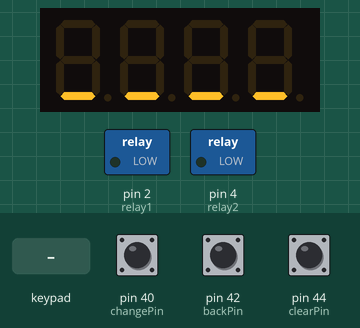
Simulated run of this sketch. Board: Arduino Mega 2560, built with avr-gcc and run on an emulated ATmega2560. On the bench: 4-digit seven-segment display, switched loads named in the sketch (green lamp = pin HIGH). Wiring (inferred from the names in the program): 4×3 keypad with keys 1 2 3 4 5 6 7 8 9 L 0 U: rows pin 22, pin 24, pin 26, pin 28; columns pin 32, pin 34, pin 36. Inputs (shaded band) come from the test bench; at power-on: pin 42 (backPin) HIGH, pin 44 (clearPin) HIGH, pin 40 (changePin) HIGH. Pins used as bus, display or sensor lines are not drawn; what the sketch prints to the serial monitor is not drawn.

Above: at 1.2 s.
1.3 s: keypad keys 1 2 3 4 pressed 0.4 s apart
At 3.2 s:
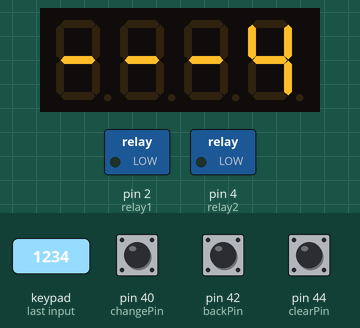
4.4 s: key 'L' pressed
At 4.8 s:
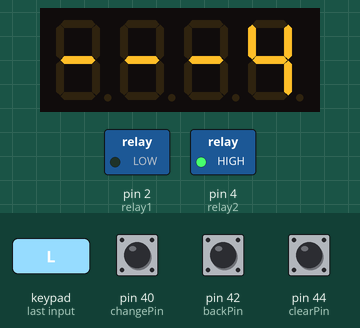
5.9 s: pin 42 (backPin) pulled LOW for 0.15 s
9.0 s: pin 44 (clearPin) pulled LOW for 0.15 s
At 10.6 s:
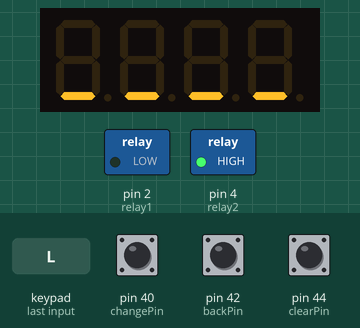
10.9 s: key '5' pressed
At 12.0 s:
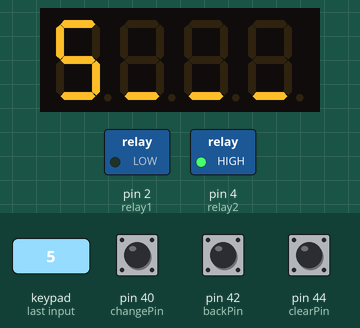
12.4 s: keypad keys 2 2 2 4 2 6 2 8 pressed 0.4 s apart
At 12.65 s:
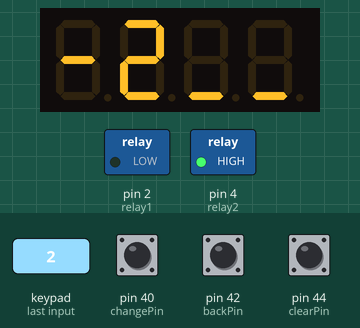
Timing chart, 0 to 15.4 s (numbered marks = the images above; inputs shaded):
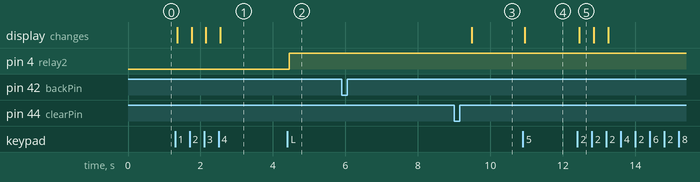

The sketch:

CSE453.ino
```cpp
#include <Arduino_FreeRTOS.h>
#include <Arduino.h>
#include <Adafruit_GFX.h>
#include <Adafruit_LEDBackpack.h>
#include <EEPROM.h>
#include <queue.h>
#include <string.h>

// Pin Declarations
const int powerPin = 8;
const int rowPins[4] = {22,24,26,28};
const int colPins[3] = {32,34,36};
const int changePin=40, backPin=42, clearPin=44;
const int relay1=2, relay2=4;

// Keypad Declarations
const char keys[4][3] = {
  {'1', '2', '3'},
  {'4', '5', '6'},
  {'7', '8', '9'},
  {'L', '0', 'U'}
};
bool currentState[4][4] = {{false}};			      // is button pressed right now?
bool lastState[4][4] = {{false}}; 				      // was button pressed before?
unsigned long lastDebounceTime[4][4] = {{0}};	  // when did button state last change?
const int debounceDelay = 25;         			    // ms
bool firstRead = true;

// Other Key Declarations
struct Btn {
    int pin;
    char key;
    bool lastStable, lastRead;
    uint32_t lastChange, lastFire;
};
Btn btns[] = {
  {clearPin, 'C', HIGH, HIGH, 0, 0},
  {backPin, 'B', HIGH, HIGH, 0, 0},
  {changePin, 'A', HIGH, HIGH, 0, 0},
};

// Object Declarations
Adafruit_7segment matrix;
QueueHandle_t queue;

// Variable Declarations
char password[] = "1234";
char current[] = "____";
int index = 0;
unsigned long lastKeyPressTime = 0;
bool lockState = true;

void initKeypad() {
  // set up row pins
  for (int i = 0; i < 4; i++){
      pinMode(rowPins[i], OUTPUT);        // row pins send signals
      digitalWrite(rowPins[i], HIGH);     // start with rows OFF
  }

  // set up column pins
  for (int i = 0; i < 4; i++){
      pinMode(colPins[i], INPUT_PULLUP);  // column pins read signals
  }

  pinMode(changePin, INPUT_PULLUP);
  pinMode(backPin, INPUT_PULLUP);
  pinMode(clearPin, INPUT_PULLUP);
}

void scanKeypad() {
  while (true) {
    for (int row = 0; row < 4; row++){
      digitalWrite(rowPins[row], LOW);    // turn this row ON
      delayMicroseconds(10);              // wait for signal to settle

      // check each column in this row
      for (int col = 0; col < 4; col++){
        bool reading = !digitalRead(colPins[col]);  // read button (LOW = pressed)

        // did state change?
        if (reading != currentState[row][col]){
          lastDebounceTime[row][col] = millis();  // save time of change
          currentState[row][col] = reading;        // save new state
        }

        // has enough time passed?
        if ((millis() - lastDebounceTime[row][col]) > debounceDelay) {

          // is this a new press?
          if (reading != lastState[row][col]) {
            lastState[row][col] = reading;  // update last state

            // button was pressed
            if (reading){
              if (!firstRead) {
                digitalWrite(rowPins[row], HIGH);  // turn row back OFF
                //Serial.println(keys[row][col]);
                xQueueSend(queue, &keys[row][col], 0);
              } else {
                // This first read is to prevent an extra '4'
                // that is sent
                firstRead = false;
              }
            }
          }
        }
      }
      digitalWrite(rowPins[row], HIGH);  // turn this row OFF
    }
    vTaskDelay(pdMS_TO_TICKS(5));
  }
}

void otherKeypad() {
  while (true) {
    uint32_t now = millis();
    for(auto &b: btns) {
      int currentRead = digitalRead(b.pin);
      if (currentRead != b.lastRead) { b.lastChange = now; }
      if ((now - b.lastChange) > debounceDelay) {
        if (currentRead != b.lastStable) {
          b.lastStable = currentRead;
          if (b.lastStable == LOW) {
            // Serial.println(b.key);
            xQueueSend(queue, &b.key, 0);
          }
        }
      }
      b.lastRead = currentRead;
    }
  }
}

void updateDisplay() {
  // Clear the display
  matrix.clear();
  // Logic to update display
  // Serial.println(index);
  matrix.println(current);

  if (index >= 2) { matrix.writeDigitAscii(0, '-'); }
  if (index >= 3) { matrix.writeDigitAscii(1, '-'); }
  if (index == 4) {
    // I have no clue why index 3 is 2
    matrix.writeDigitAscii(3, '-');
    // time = millis();                    // Implmenent 4th '-' with timeout later
  }

  // Confirm writing to display
  matrix.writeDisplay();
}

void inputHandler() {
  char input;

  while (true) {
    // Get an character from queue
    if (xQueueReceive(queue, &input, portMAX_DELAY)==pdTRUE) {
      lastKeyPressTime = millis();
      Serial.println(input);
      // Serial.println(lockState);
      // Check if it is a number input
      if (input >= '0' && input <= '9') {
        // Update current string password
        if (index < 4) {
          current[index] = input;
          index++;
        }
        // keep index at 4
        if (index >= 4) {
          index = 4;
        }

        updateDisplay();
      }
      // If L or U check if the password matches internal password
      if (input == 'U') {
        if (strcmp(current, password) == 0) {
          digitalWrite(relay1, HIGH);
          digitalWrite(relay2, LOW);
          lockState = false;

          delay(5000);
        } else {
          current[0] = '_';
          current[1] = '_';
          current[2] = '_';
          current[3] = '_';
          index = 0;
          updateDisplay();
        }
      }
      if (input == 'L') {
        digitalWrite(relay1, LOW);
        digitalWrite(relay2, HIGH);
        lockState = true;
        delay(5000);
      }
      // For other keys, manage seperately
      if (input == 'A') { // Change password
        // Check if there is a valid password & if it is unlocked
        if (index == 4 && !lockState) {
          Serial.println("Test");
          // Set the current password to the new one
          password[0] = current[0];
          password[1] = current[1];
          password[2] = current[2];
          password[3] = current[3];
          // Write new password to EEPROM
          EEPROM.write(0, password[0]);
          EEPROM.write(4, password[1]);
          EEPROM.write(8, password[2]);
          EEPROM.write(12, password[3]);
          // Clear the current password and reset index
          current[0] = '_';
          current[1] = '_';
          current[2] = '_';
          current[3] = '_';
          index = 0;
          // Update display
          updateDisplay();
        }
      }
      if (input == 'B') { // Backspace
        index--;
        if (index <= 0) {
          index = 0;
        }
        Serial.println(index);
        current[index] = '_';
        Serial.println(current);
        updateDisplay();
      }
      if (input == 'C') { // Clear
        current[0] = '_';
        current[1] = '_';
        current[2] = '_';
        current[3] = '_';
        index = 0;
        updateDisplay();
      }
    }
    vTaskDelay(pdMS_TO_TICKS(5));
  }
}

void timeoutTask() {
  while (true) {
    // After a minute of no key presses
    //Serial.println((millis() - lastKeyPressTime));
    if ((millis() - lastKeyPressTime) > 60000) {
      // Serial Write
      Serial.println("Shutting Down");
      // Make sure system is locked
      lockState = true;
      // TODO: add gpio pins for actuator to go up
      digitalWrite(relay1, LOW);
      digitalWrite(relay2, HIGH);
      // Make sure we write password to system
      EEPROM.write(0, password[0]);
      EEPROM.write(4, password[1]);
      EEPROM.write(8, password[2]);
      EEPROM.write(12, password[3]);
      // Make sure there is enough time for EEPROM and for actuator to lock
      delay(8000);
      // Turn off system
      digitalWrite(powerPin, LOW);
    }
    vTaskDelay(pdMS_TO_TICKS(5));
  }
}

void setup() {
  // First thing to do is to set pin
  // to Power Arduino
  pinMode(powerPin, OUTPUT);
  digitalWrite(powerPin, HIGH);
  // Hard reset password
  // EEPROM.write(0, '0');
  // EEPROM.write(4, '0');
  // EEPROM.write(8, '0');
  // EEPROM.write(12, '0');
  // Get password from EEPROM
  password[0] = EEPROM.read(0);
  password[1] = EEPROM.read(4);
  password[2] = EEPROM.read(8);
  password[3] = EEPROM.read(12);

  // Enable Serial for Debugging & Print
  Serial.begin(115200);
  Serial.println(password);

  // Pinmode for Actuator Control
  pinMode(relay1, OUTPUT);
  pinMode(relay2, OUTPUT);

  // Setup 7-segment display with I2C
  // Communication by Adafruit
  matrix = Adafruit_7segment();
  matrix.begin(0x70);
  updateDisplay();

  // Initialize Keypad I/O
  initKeypad();
  // Create Queue
  queue = xQueueCreate(10, sizeof(char));
  // Setup tasks with FreeRTOS
  xTaskCreate(
    scanKeypad,       // Function
    "KeypadV1",       // Name of Task
    512,              // Stack Size
    NULL,             // Parameter
    1,                // Priority Number
    NULL              // Handle of Task Creation
  );
  xTaskCreate(
    otherKeypad,      // Function
    "KeypadV2",       // Name of Task
    512,              // Stack Size
    NULL,             // Parameter
    1,                // Priority Number
    NULL              // Handle of Task Creation
  );
  xTaskCreate(
    inputHandler,     // Function
    "Input Handler",  // Name of Task
    512,              // Stack Size
    NULL,             // Parameter
    1,                // Priority Number
    NULL              // Handle of Task Creation
  );
  xTaskCreate(
    timeoutTask,        // Function
    "Turn off Handler", // Name of Task
    512,              // Stack Size
    NULL,             // Parameter
    1,                // Priority Number
    NULL              // Handle of Task Creation
  );
}
void loop() { }
```

Measured:
- after the input at 1.3 s, the display: first changes after 0.05 s (image 1 shows a later state)
- after the input at 4.4 s, pin 4 (relay2): LOW → HIGH at once
- after the input at 5.9 s, every drawn part: stays the same
- after the input at 9.0 s, the display: first differs from a run without the input after 0.48 s (image 3)
- after the input at 10.9 s, the display: changes after 0.05 s (image 4)
- after the input at 12.4 s, the display: changes after 0.05 s (image 5)
